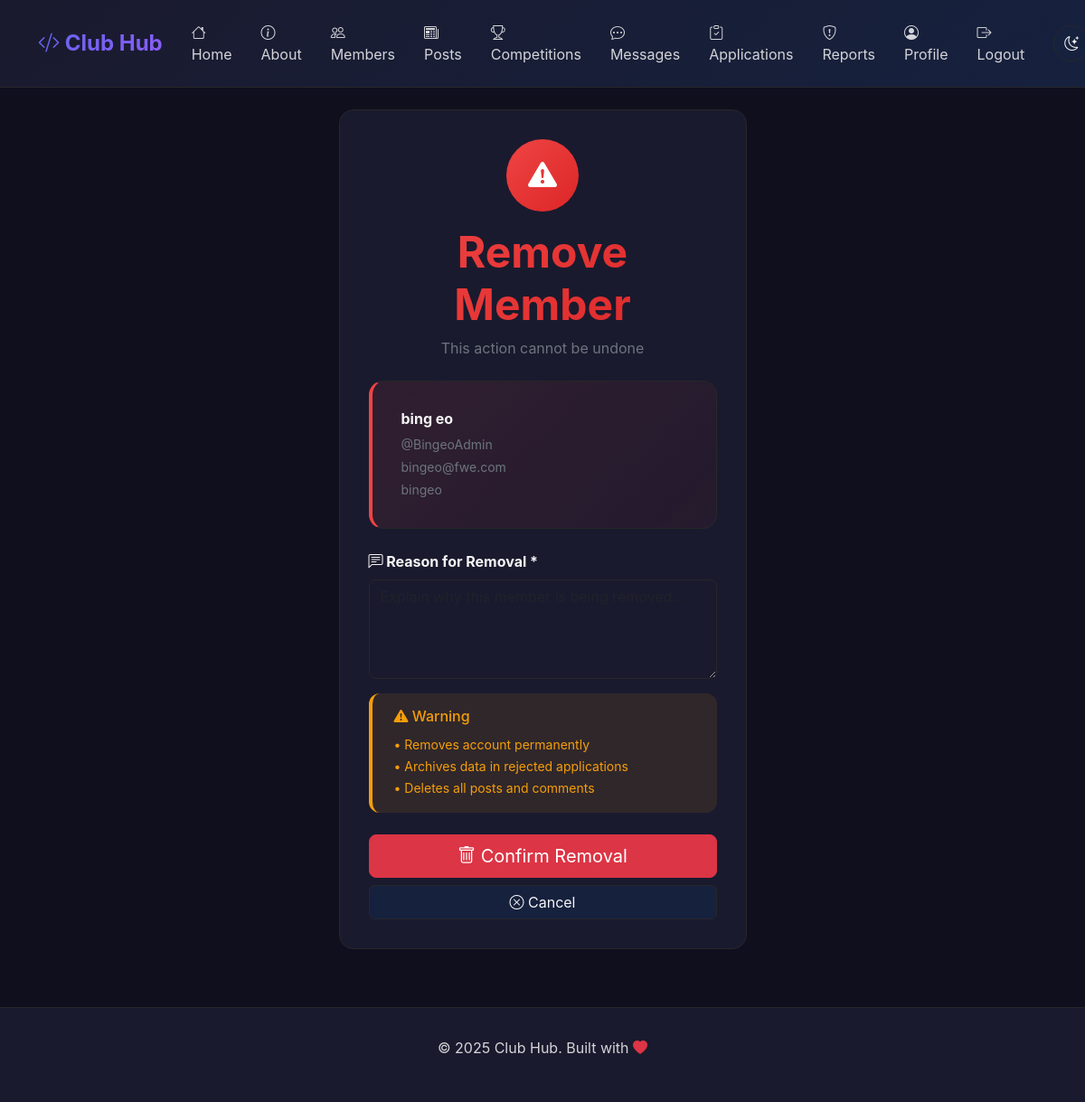
/accounts/members/7/kick/ (signed in), run on the app's committed database.
### accounts/models.py (models this page shows, shortened)
class User(AbstractUser):
    ROLE_CHOICES = [
        ('admin', 'Admin'),
        ('member', 'Member'),
    ]
    role = models.CharField(
        max_length=10,
        choices=ROLE_CHOICES,
        default='member',
        help_text="User role: Admin (full access) or Member (limited access)"
    )
    email = models.EmailField(
        unique=True,
        help_text="Must be unique across all users"
    )
    class Meta:
        ordering = ['-date_joined']
        verbose_name = 'User'
        verbose_name_plural = 'Users'
    @property
    def is_admin(self):
        return self.role == 'admin'

class Profile(models.Model):
    user = models.OneToOneField(
        User,
        on_delete=models.CASCADE,
        related_name='profile'
    )
    age = models.PositiveIntegerField(
        help_text="User's age in years"
    )
    school = models.CharField(
        max_length=200,
        help_text="Current school/institution"
    )
    programming_experience = models.TextField(
        help_text="Description of programming background and experience"
    )
    bio = models.TextField(
        max_length=500,
        default="Hey! Just another fellow member in the club!",
        help_text="Short bio (max 500 characters)"
    )
    created_at = models.DateTimeField(auto_now_add=True)
    updated_at = models.DateTimeField(auto_now=True)
    class Meta:
        ordering = ['-created_at']
        verbose_name = 'Profile'
        verbose_name_plural = 'Profiles'

### accounts/views.py (the view)
    def wrapper(request, *args, **kwargs):
        if not request.user.is_authenticated:
            messages.error(request, 'Please login to access this page.')
            return redirect('accounts:login')
        if not request.user.is_admin:
            messages.error(request, 'You do not have permission to access this page.')
            return redirect('core:home')
        return view_func(request, *args, **kwargs)

### accounts/views.py (called while the page is built, shortened)
def admin_required(view_func):
    def wrapper(request, *args, **kwargs):
        if not request.user.is_authenticated:
            messages.error(request, 'Please login to access this page.')
            return redirect('accounts:login')
        if not request.user.is_admin:
            messages.error(request, 'You do not have permission to access this page.')
            return redirect('core:home')
        return view_func(request, *args, **kwargs)
    return wrapper

@admin_required
def kick_member(request, pk):
    from accounts.models import User
    from applications.models import Application
    from django.utils import timezone
    member = get_object_or_404(User, pk=pk)
    if member.is_admin:
        messages.error(request, 'Cannot kick an admin.')
        return redirect('accounts:members')
    if member == request.user:
        messages.error(request, 'Cannot kick yourself.')
        return redirect('accounts:members')
    return render(request, 'accounts/kick_member.html', {'member': member})

### accounts/templates/accounts/kick_member.html (shortened to what this page needs)
{% extends 'base.html' %}
{% block content %}
<div class="row justify-content-center">
    <div class="col-lg-5 col-md-7">
        <div class="card-custom">
            <div class="text-center mb-4">
                <div class="rounded-circle d-inline-flex align-items-center justify-content-center mb-3"
                     style="width: 80px; height: 80px; background: linear-gradient(135deg, #ef4444, #dc2626); color: white; font-size: 2rem;">
                    <i class="bi bi-exclamation-triangle-fill"></i>
                </div>
                <h1 class="display-5 fw-bold" style="background: linear-gradient(135deg, #ef4444, #dc2626); -webkit-background-clip: text; -webkit-text-fill-color: transparent;">
                    Remove Member
                </h1>
                <p class="text-secondary">This action cannot be undone</p>
            </div>
            <div class="card-custom mb-4" style="background: linear-gradient(135deg, rgba(239, 68, 68, 0.1), rgba(220, 38, 38, 0.05)); border-left: 4px solid var(--danger);">
                <h6 class="mb-2 fw-bold">{{ member.first_name }} {{ member.last_name }}</h6>
                <p class="mb-1 small text-secondary">@{{ member.username }}</p>
                <p class="mb-1 small text-secondary">{{ member.email }}</p>
                {% if member.profile.school %}
                    <p class="mb-0 small text-secondary">{{ member.profile.school }}</p>
                {% endif %}
            </div>
            <form method="post">
                <div class="mb-3">
                    <label for="reason" class="form-label fw-bold">
                        <i class="bi bi-chat-left-text"></i> Reason for Removal *
                    </label>
                    <textarea
                        id="reason"
                        name="reason"
                        rows="4"
                        required
                        class="form-control"
                        placeholder="Explain why this member is being removed..."
                    ></textarea>
                </div>
                <div class="alert alert-warning mb-4">
                    <h6 class="alert-heading mb-2">
                        <i class="bi bi-exclamation-triangle-fill"></i> Warning
                    </h6>
                    <small>
                        • Removes account permanently<br>
                        • Archives data in rejected applications<br>
                        • Deletes all posts and comments
                    </small>
                </div>
                <button type="submit" class="btn btn-danger w-100 btn-lg mb-2">
                    <i class="bi bi-trash"></i> Confirm Removal
                </button>
                <a href="{% url 'accounts:members' %}" class="btn btn-secondary w-100">
                    <i class="bi bi-x-circle"></i> Cancel
                </a>
            </form>
        </div>
    </div>
</div>
{% endblock %}

### templates/base.html (style rules this page uses)
:root[data-theme="dark"] { --bg-primary: #0f0f1e; --bg-secondary: #1a1a2e; --bg-tertiary: #16213e; --text-primary: #f4f4f5; --text-secondary: #d4d4d8; --text-muted: #a1a1aa; --accent-primary: #6366f1; --accent-secondary: #8b5cf6; --border-color: #27272a; --success: #10b981; --warning: #f59e0b; --danger: #ef4444; --input-bg: #1a1a2e; --input-text: #f4f4f5; }
* { margin: 0; padding: 0; box-sizing: border-box; }
body { background: var(--bg-primary); color: var(--text-primary); font-family: 'Inter', -apple-system, BlinkMacSystemFont, 'Segoe UI', sans-serif; min-height: 100vh; transition: background 0.3s, color 0.3s; }
.btn-secondary, .btn-outline-secondary { background: var(--bg-tertiary); border: 1px solid var(--border-color); color: var(--text-primary) !important; }
.form-control, .form-select, textarea { background: var(--input-bg) !important; border: 1px solid var(--border-color) !important; color: var(--input-text) !important; border-radius: 8px; }
.form-label { color: var(--text-primary) !important; }
.card-custom { background: var(--bg-secondary); border: 1px solid var(--border-color); border-radius: 16px; padding: 2rem; transition: transform 0.3s, box-shadow 0.3s; }
.alert { border-radius: 12px; border: none; padding: 1rem 1.5rem; }
.alert-warning { background: rgba(245, 158, 11, 0.1); border-left: 4px solid var(--warning); color: var(--warning); }

### data on the page
User: first_name "bing", last_name "eo", username "BingeoAdmin", email "bingeo@fwe.com", profile.school "bingeo"
